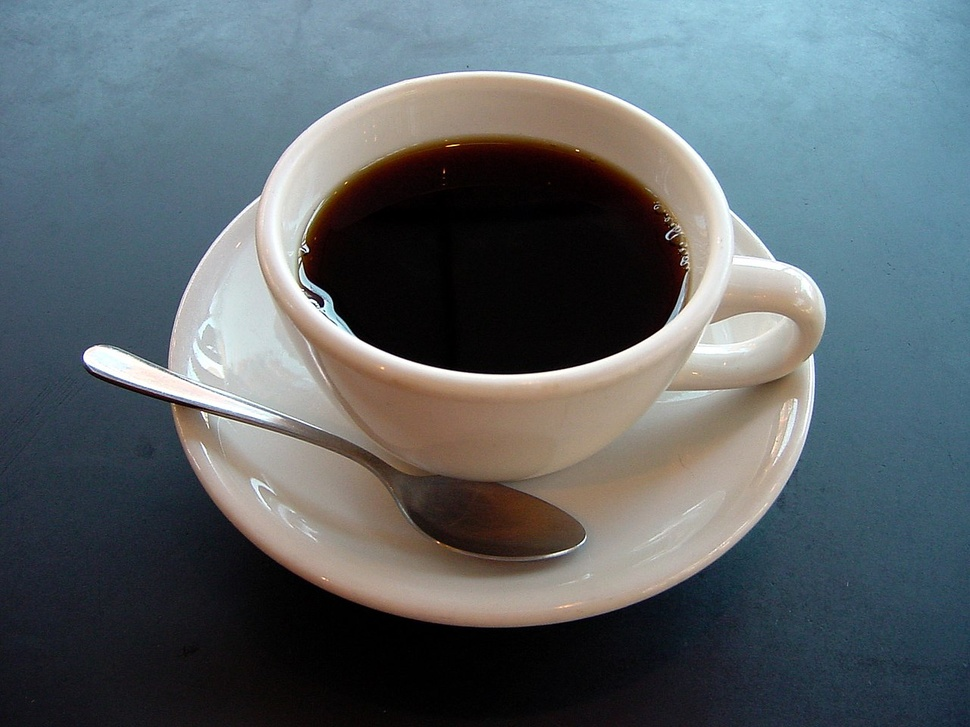
#> input picture CHAPTER 3/coffee cup.JPG, 970 x 727 px, shrunk from 1280 x 960 before the run
$ python 03.grabcut.py
#> lines starting #> are read from the running program, lines starting #| are printed output that depends on the picture
import cv2 as cv
import numpy as np
import matplotlib.pyplot as plt

# 1. 이미지 불러오기
img = cv.imread('coffee cup.JPG')
#> img is the input picture: shape (727, 970, 3); mean B, G, R 105.3, 100.9, 92.1
# 이미지와 동일한 크기의 마스크(0으로 초기화)를 생성
mask = np.zeros(img.shape[:2], np.uint8)

# GrabCut 알고리즘 내부 연산에서 사용할 배경(bgd) 및 전경(fgd) 임시 모델을 초기화
bgdModel = np.zeros((1, 65), np.float64)
fgdModel = np.zeros((1, 65), np.float64)

# 3. 초기 사각형 영역 설정 (x, y, w, h)
# 이미지 크기에 맞춰 적절히 조정이 필요합니다.
rect = (50, 50, img.shape[1]-100, img.shape[0]-100)
#> rect = (50, 50, 870, 627)

# 4. cv.grabCut() 수행 ( 전경과 배경을 분리 5회 반복 )
# GC_INIT_WITH_RECT 옵션은 방금 설정한 사각형(rect) 정보를 초기값으로 쓴다는 의미
cv.grabCut(img, mask, rect, bgdModel, fgdModel, 5, cv.GC_INIT_WITH_RECT)

# 5. 마스크 값을 확실한 배경 : 0 또는 애매한 배경 : 1로 변경
# cv.GC_BGD(0), cv.GC_PR_BGD(2)는 0으로, 나머지는 1로 설정
mask2 = np.where((mask == cv.GC_BGD) | (mask == cv.GC_PR_BGD), 0, 1).astype('uint8')

# 6. 원본 이미지에 마스크를 곱하여 배경 제거
result = img * mask2[:, :, np.newaxis]
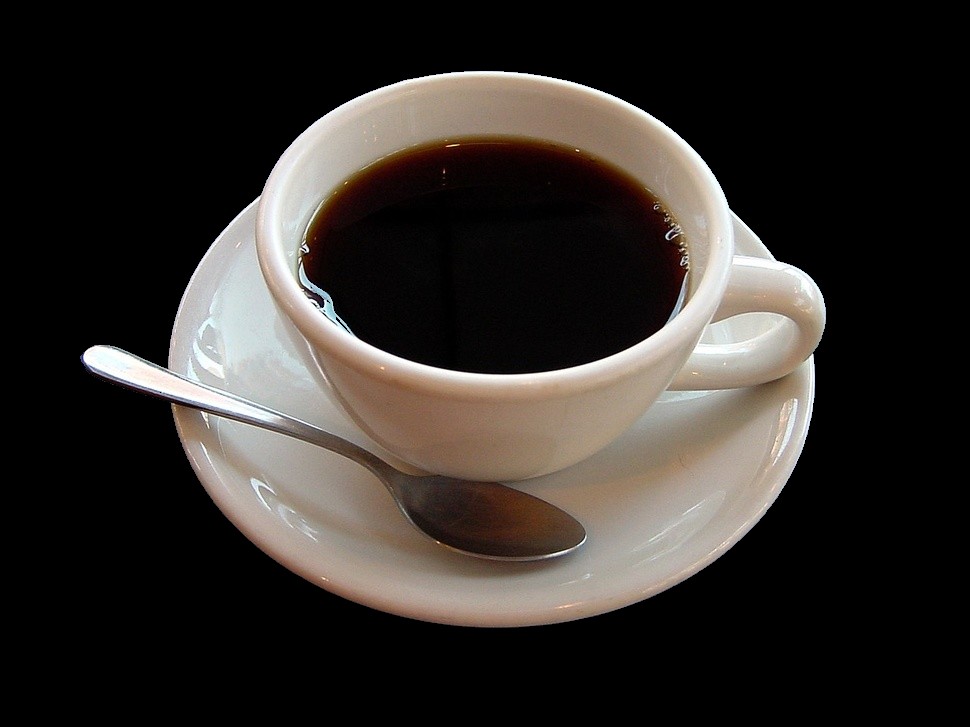
#> result: shape (727, 970, 3); mean B, G, R 42.5, 46.3, 50.8

# 7. 시각화 (원본, 마스크, 결과)
plt.figure(figsize=(15, 5))
plt.subplot(1, 3, 1)
plt.imshow(cv.cvtColor(img, cv.COLOR_BGR2RGB))
plt.title('Original')

plt.subplot(1, 3, 2)
plt.imshow(mask2, cmap='gray')
plt.title('Mask')

plt.subplot(1, 3, 3)
plt.imshow(cv.cvtColor(result, cv.COLOR_BGR2RGB))
plt.title('Foreground Extraction')

plt.show()
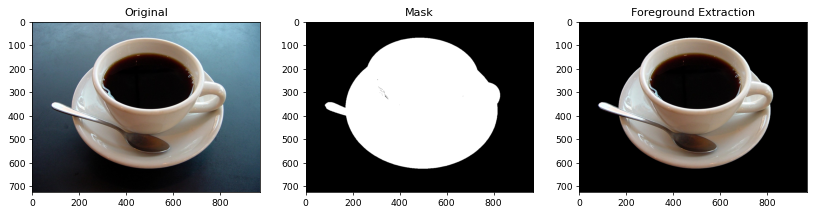
#> figure drawn by matplotlib, 3 panels

$ run again, with CHAPTER 3/dabo.jpg copied over CHAPTER 3/coffee cup.JPG
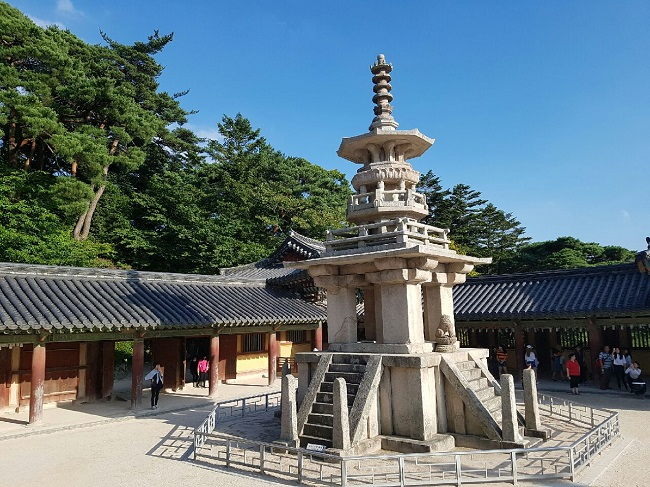
#> input picture CHAPTER 3/dabo.jpg, 650 x 487 px
#> img is the input picture: shape (487, 650, 3); mean B, G, R 123.4, 116.1, 96.8
#> `result = img * mask2[:, :, np.newaxis]`:
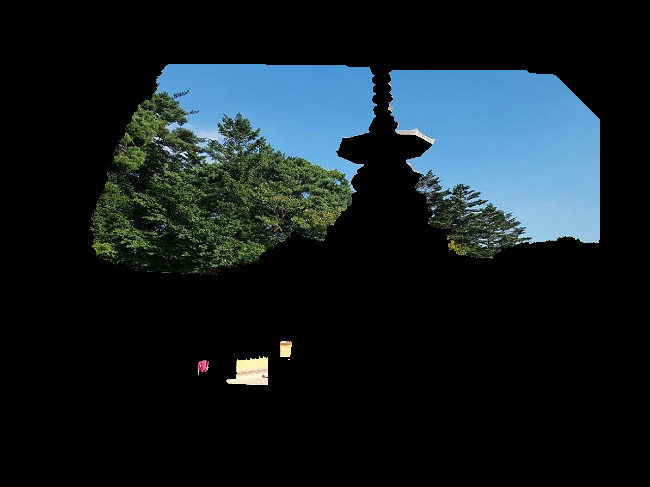
#> result: shape (487, 650, 3); mean B, G, R 35.3, 30.9, 20.4
#> `plt.show()`:
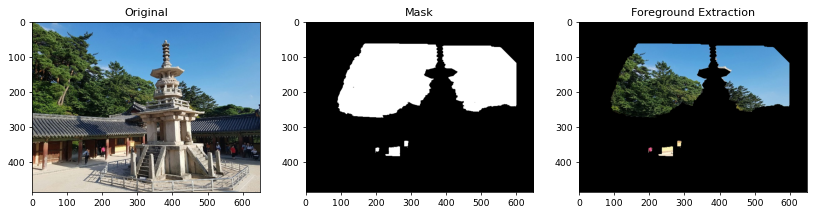
#> figure drawn by matplotlib, 3 panels
